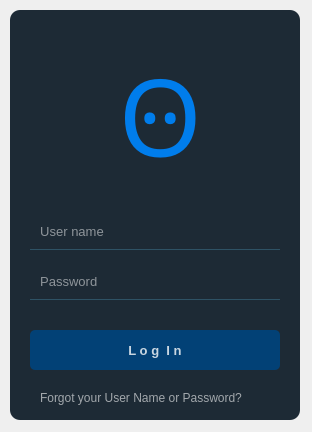
<?xml version="1.0" encoding="UTF-8"?>
<ui version="4.0">
 <class>Form</class>
 <widget class="QWidget" name="Form">
  <property name="geometry">
   <rect>
    <x>0</x>
    <y>0</y>
    <width>312</width>
    <height>432</height>
   </rect>
  </property>
  <property name="windowTitle">
   <string>Form</string>
  </property>
  <property name="styleSheet">
   <string notr="true">QPushButton#pushButton{
background-color: rgba(2, 65, 118, 255);
color: rgba(255, 255, 255, 200);
border-radius: 5px;
}
QPushButton#pushButton::pressed{
padding-left: 5px;
padding-top: 5px;
background-color: rgba(2, 65, 118, 100);
background-position:calc(100%-10px)center;
}
QPushButton#pushButton::hover{
background-color: rgba(2, 65, 118, 200);

}</string>
  </property>
  <widget class="QWidget" name="widget" native="true">
   <property name="geometry">
    <rect>
     <x>10</x>
     <y>10</y>
     <width>290</width>
     <height>410</height>
    </rect>
   </property>
   <widget class="QLabel" name="label">
    <property name="geometry">
     <rect>
      <x>0</x>
      <y>0</y>
      <width>290</width>
      <height>410</height>
     </rect>
    </property>
    <property name="styleSheet">
     <string notr="true">background-color: rgba(16, 30, 41, 240);
border-radius: 10px;</string>
    </property>
    <property name="text">
     <string/>
    </property>
   </widget>
   <widget class="QLineEdit" name="lineEdit">
    <property name="geometry">
     <rect>
      <x>20</x>
      <y>210</y>
      <width>250</width>
      <height>30</height>
     </rect>
    </property>
    <property name="font">
     <font>
      <pointsize>10</pointsize>
     </font>
    </property>
    <property name="styleSheet">
     <string notr="true">background-color: rgba(0,0,0,0);
border: 1px solid rgba(0,0,0,0);
border-bottom-color: rgba(46, 82, 101, 255);
color: rgb(255,255,255);
padding-bottom: 7px
 </string>
    </property>
    <property name="text">
     <string/>
    </property>
    <property name="placeholderText">
     <string>  User name</string>
    </property>
   </widget>
   <widget class="QLineEdit" name="lineEdit_2">
    <property name="geometry">
     <rect>
      <x>20</x>
      <y>260</y>
      <width>250</width>
      <height>30</height>
     </rect>
    </property>
    <property name="font">
     <font>
      <pointsize>10</pointsize>
     </font>
    </property>
    <property name="styleSheet">
     <string notr="true">background-color: rgba(0,0,0,0);
border: 1px solid rgba(0,0,0,0);
border-bottom-color: rgba(46, 82, 101, 255);
color: rgb(255,255,255);
padding-bottom: 7px
 </string>
    </property>
    <property name="text">
     <string/>
    </property>
    <property name="echoMode">
     <enum>QLineEdit::Password</enum>
    </property>
    <property name="placeholderText">
     <string>  Password</string>
    </property>
   </widget>
   <widget class="QPushButton" name="pushButton">
    <property name="geometry">
     <rect>
      <x>20</x>
      <y>320</y>
      <width>250</width>
      <height>40</height>
     </rect>
    </property>
    <property name="font">
     <font>
      <pointsize>10</pointsize>
      <weight>75</weight>
      <bold>true</bold>
     </font>
    </property>
    <property name="text">
     <string>L o g  I n</string>
    </property>
   </widget>
   <widget class="QLabel" name="label_2">
    <property name="geometry">
     <rect>
      <x>60</x>
      <y>30</y>
      <width>180</width>
      <height>150</height>
     </rect>
    </property>
    <property name="font">
     <font>
      <pointsize>80</pointsize>
     </font>
    </property>
    <property name="styleSheet">
     <string notr="true">color: rgba(0, 125, 236, 255);</string>
    </property>
    <property name="text">
     <string>Ꙫ</string>
    </property>
    <property name="alignment">
     <set>Qt::AlignCenter</set>
    </property>
   </widget>
   <widget class="QLabel" name="label_3">
    <property name="geometry">
     <rect>
      <x>30</x>
      <y>380</y>
      <width>231</width>
      <height>16</height>
     </rect>
    </property>
    <property name="styleSheet">
     <string notr="true">color: rgba(255,255,255,150)</string>
    </property>
    <property name="text">
     <string>Forgot your User Name or Password?</string>
    </property>
   </widget>
  </widget>
 </widget>
 <resources/>
 <connections/>
</ui>
